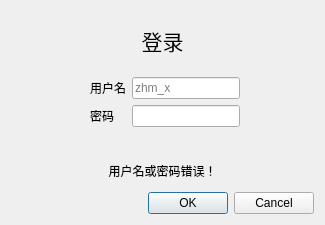
<?xml version="1.0" encoding="UTF-8"?>
<ui version="4.0">
 <class>LoginDialog</class>
 <widget class="QDialog" name="LoginDialog">
  <property name="geometry">
   <rect>
    <x>0</x>
    <y>0</y>
    <width>325</width>
    <height>225</height>
   </rect>
  </property>
  <property name="windowTitle">
   <string>Dialog</string>
  </property>
  <layout class="QVBoxLayout" name="verticalLayout">
   <item>
    <widget class="QLabel" name="label">
     <property name="maximumSize">
      <size>
       <width>16777215</width>
       <height>60</height>
      </size>
     </property>
     <property name="font">
      <font>
       <pointsize>16</pointsize>
       <weight>50</weight>
       <bold>false</bold>
      </font>
     </property>
     <property name="text">
      <string>登录</string>
     </property>
     <property name="alignment">
      <set>Qt::AlignCenter</set>
     </property>
    </widget>
   </item>
   <item>
    <layout class="QFormLayout" name="formLayout">
     <property name="sizeConstraint">
      <enum>QLayout::SetMaximumSize</enum>
     </property>
     <property name="fieldGrowthPolicy">
      <enum>QFormLayout::FieldsStayAtSizeHint</enum>
     </property>
     <property name="formAlignment">
      <set>Qt::AlignHCenter|Qt::AlignTop</set>
     </property>
     <property name="leftMargin">
      <number>40</number>
     </property>
     <property name="rightMargin">
      <number>40</number>
     </property>
     <item row="0" column="0">
      <widget class="QLabel" name="label_2">
       <property name="text">
        <string>用户名</string>
       </property>
      </widget>
     </item>
     <item row="0" column="1">
      <widget class="QLineEdit" name="usernameLineEdit">
       <property name="sizePolicy">
        <sizepolicy hsizetype="Preferred" vsizetype="Fixed">
         <horstretch>0</horstretch>
         <verstretch>0</verstretch>
        </sizepolicy>
       </property>
       <property name="placeholderText">
        <string>zhm_x</string>
       </property>
      </widget>
     </item>
     <item row="1" column="0">
      <widget class="QLabel" name="label_3">
       <property name="text">
        <string>密码</string>
       </property>
      </widget>
     </item>
     <item row="1" column="1">
      <widget class="QLineEdit" name="passwordLineEdit">
       <property name="sizePolicy">
        <sizepolicy hsizetype="Preferred" vsizetype="Fixed">
         <horstretch>0</horstretch>
         <verstretch>0</verstretch>
        </sizepolicy>
       </property>
      </widget>
     </item>
    </layout>
   </item>
   <item>
    <widget class="QLabel" name="errorLabel">
     <property name="maximumSize">
      <size>
       <width>16777215</width>
       <height>30</height>
      </size>
     </property>
     <property name="text">
      <string>用户名或密码错误！</string>
     </property>
     <property name="alignment">
      <set>Qt::AlignCenter</set>
     </property>
    </widget>
   </item>
   <item>
    <widget class="QDialogButtonBox" name="buttonBox">
     <property name="orientation">
      <enum>Qt::Horizontal</enum>
     </property>
     <property name="standardButtons">
      <set>QDialogButtonBox::Cancel|QDialogButtonBox::Ok</set>
     </property>
    </widget>
   </item>
  </layout>
 </widget>
 <resources/>
 <connections/>
</ui>
